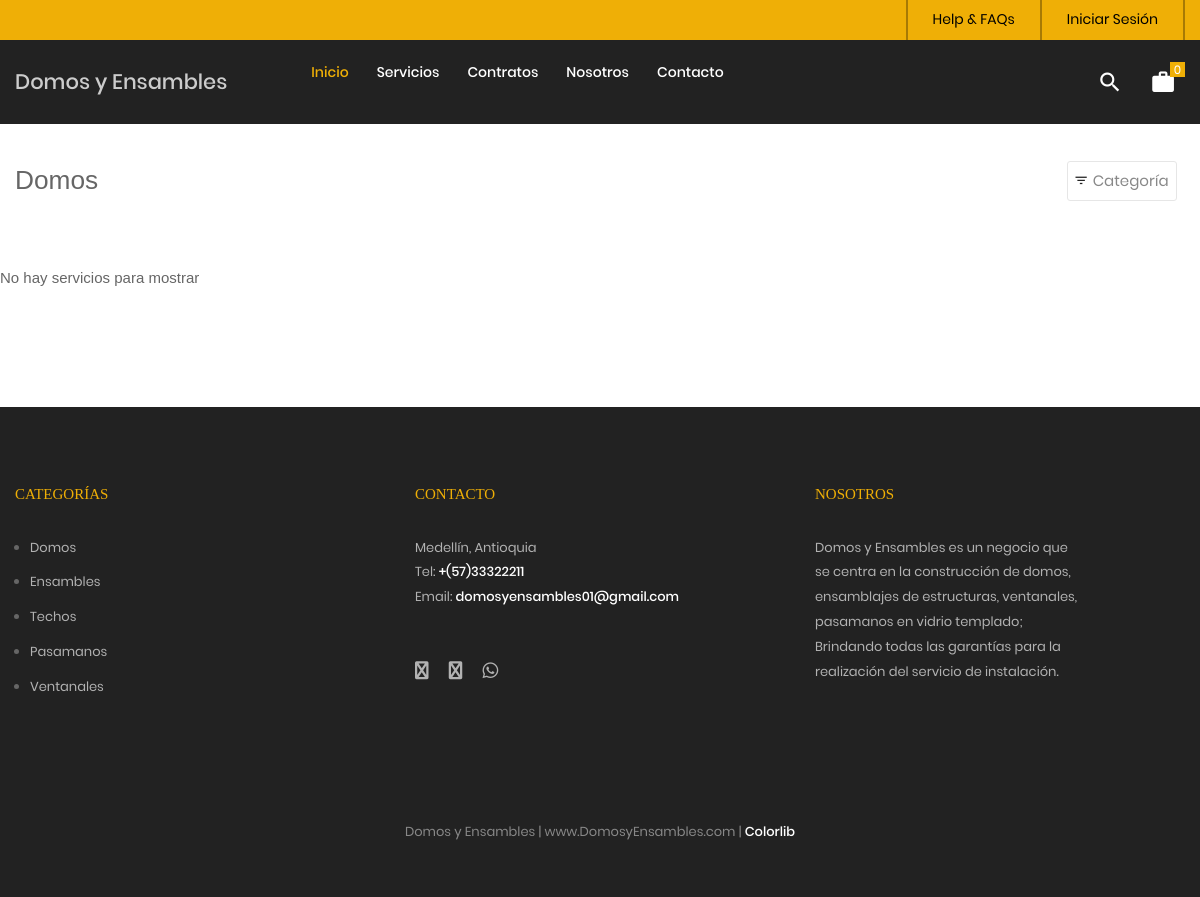
The page /tienda/categoria/1/domos on the database its author committed.
### tables this page shows
CREATE TABLE `categoria` (
  `idcategoria` bigint(20) NOT NULL,
  `nombre` varchar(255) NOT NULL,
  `descripcion` text NOT NULL,
  `portada` varchar(100) NOT NULL,
  `datecreated` datetime NOT NULL DEFAULT current_timestamp(),
  `ruta` varchar(255) NOT NULL,
  `status` int(11) NOT NULL DEFAULT 1
);

### Libraries/Core/Views.php (called while the page is built)
<?php
	class Views
	{
		function getView($controller,$view,$data="")
		{
			$controller = get_class($controller);
			if($controller == "Home"){
				$view = "Views/".$view.".php";
			}else{
				$view = "Views/".$controller."/".$view.".php";
			}
			require_once ($view);
		}
	}
 ?>

### index.php (called while the page is built, shortened)
<?php
	require_once("Helpers/Helpers.php");
	require_once("Libraries/Core/Load.php");
 ?>

### Libraries/Core/Mysql.php (called while the page is built, shortened)
<?php
	class Mysql extends Conexion
	{
		private $conexion;
		function __construct()
		{
			$this->conexion = new Conexion();
			$this->conexion = $this->conexion->conect();
		}
		public function select(string $query)
		{
			$this->strquery = $query;
        	$result = $this->conexion->prepare($this->strquery);
			$result->execute();
        	$data = $result->fetch(PDO::FETCH_ASSOC);
        	return $data;
		}
		public function select_all(string $query)
		{
			$this->strquery = $query;
        	$result = $this->conexion->prepare($this->strquery);
			$result->execute();
        	$data = $result->fetchall(PDO::FETCH_ASSOC);
        	return $data;
		}
	}
 ?>

### Libraries/Core/Conexion.php (called while the page is built)
<?php
class Conexion{
	private $conect;
	public function __construct(){
		$connectionString = "mysql:host=".DB_HOST.";dbname=".DB_NAME.";charset=".DB_CHARSET;
		try{
			$this->conect = new PDO($connectionString, DB_USER, DB_PASSWORD);
			$this->conect->setAttribute(PDO::ATTR_ERRMODE, PDO::ERRMODE_EXCEPTION);
		}catch(PDOException $e){
			$this->conect = 'Error de conexión';
		    echo "ERROR: " . $e->getMessage();
		}
	}
	public function conect(){
		return $this->conect;
	}
}
?>

### Models/TServicio.php (called while the page is built, shortened)
<?php
require_once("Libraries/Core/Mysql.php");
trait TServicio{
	public function getServiciosCategoriaT(int $idcategoria, string $ruta, $desde = null, $porpagina = null){
		$this->intIdcategoria = $idcategoria;
		$this->strRuta = $ruta;
		$where = "";
		if(is_numeric($desde) AND is_numeric($porpagina)){
			$where = " LIMIT ".$desde.",".$porpagina;
		}
		$this->con = new Mysql();
		$sql_cat = "SELECT idcategoria,nombre,ruta FROM categoria WHERE idcategoria = '{$this->intIdcategoria}'";
		$request = $this->con->select($sql_cat);
		if(!empty($request)){
			$this->strCategoria = $request['nombre'];
			$this->strRutaCategoria = $request['ruta'];
			$sql = "SELECT p.idservicio,
							p.codigo,
							p.nombre,
							p.descripcion,
							p.categoriaid,
							c.nombre as categoria,
							p.ruta
					FROM servicio p
					INNER JOIN categoria c
					ON p.categoriaid = c.idcategoria
					WHERE p.status != 0 AND p.categoriaid = $this->intIdcategoria AND c.ruta = '{$this->strRuta}'
					ORDER BY p.idservicio DESC ".$where;
					$request = $this->con->select_all($sql);
			$request = array('idcategoria' => $this->intIdcategoria,
								'ruta' => $this->strRutaCategoria,
								'categoria' => $this->strCategoria,
								'servicios' => $request
							);
		}
		return $request;
	}
}
 ?>

### Helpers/Helpers.php (called while the page is built, shortened)
<?php
	function base_url()
	{
		return BASE_URL;
	}
    function footerTienda($data="")
    {
        $view_footer = "Views/Template/footer_tienda.php";
        require_once ($view_footer);
    }
    function getCatFooter(){
        require_once ("Models/CategoriasModel.php");
        $objCategoria = new CategoriasModel();
        $request = $objCategoria->getCategoriasFooter();
        return $request;
    }
    function getInfoPage(int $idpagina){
        require_once("Libraries/Core/Mysql.php");
        $con = new Mysql();
        $sql = "SELECT * FROM post WHERE idpost = $idpagina";
        $request = $con->select($sql);
        return $request;
    }
 ?>

### Models/CategoriasModel.php (called while the page is built, shortened)
<?php
	class CategoriasModel extends Mysql
	{
		public function getCategoriasFooter(){
			$sql = "SELECT idcategoria, nombre, descripcion, portada, ruta
					FROM categoria WHERE  status = 1 AND idcategoria IN (".CAT_FOOTER.")";
			$request = $this->select_all($sql);
			if(count($request) > 0){
				for ($c=0; $c < count($request) ; $c++) {
					$request[$c]['portada'] = BASE_URL.'/Assets/images/uploads/'.$request[$c]['portada'];
				}
			}
			return $request;
		}
	}
 ?>

### Views/Template/footer_tienda.php (the view, shortened to what this page needs)
	<?php
		$catFotter = getCatFooter();
	 ?>
	<footer class="bg3 p-t-75 p-b-32">
		<div class="container">
			<div class="row">
				<div class="col-sm-6 col-lg-4 p-b-50">
					<h4 class="stext-301 cl1 p-b-30">
						Categorías
					</h4>
					<?php if(count($catFotter) > 0){ ?>
					<ul>
						<?php foreach ($catFotter as $cat) { ?>
						<li class="p-b-10">
							<a href="<?= base_url() ?>/tienda/categoria/<?= $cat['idcategoria'].'/'.$cat['ruta'] ?>" class="stext-107 cl7 hov-cl1 trans-04">
								<?= $cat['nombre'] ?>
							</a>
						</li>
						<?php } ?>
					</ul>
					<?php } ?>
				</div>
				<div class="col-sm-6 col-lg-4 p-b-50">
					<h4 class="stext-301 cl1 p-b-30">
						Contacto
					</h4>
					<p class="stext-107 cl7 size-201">
						<?= DIRECCION ?> <br>
						Tel: <a class="linkFooter" href="tel:<?= TELEMPRESA ?>"><?= TELEMPRESA ?></a><br>
						Email: <a class="linkFooter" href="mailto:<?= EMAIL_EMPRESA ?>"><?= EMAIL_EMPRESA ?></a>
					</p>
					<div class="p-t-27">
						<a href="<?= FACEBOOK ?>" target="_blanck" class="fs-18 cl7 hov-cl1 trans-04 m-r-16">
							<i class="fa fa-facebook"></i>
						</a>
						<a href="<?= INSTAGRAM ?>" target="_blanck"  class="fs-18 cl7 hov-cl1 trans-04 m-r-16">
							<i class="fa fa-instagram"></i>
						</a>
						<a href="https://wa.me/<?= WHATSAPP ?>" target="_blanck"  class="fs-18 cl7 hov-cl1 trans-04 m-r-16">
							<i class="fab fa-whatsapp"></i>
						</a>
					</div>
				</div>
				<div class="col-sm-6 col-lg-4 p-b-50">
					<h4 class="stext-301 cl1 p-b-30">
						Nosotros
					</h4>
					<p class="stext-107 cl7 size-201">
						Domos y Ensambles es un negocio que se centra en la construcción de domos, ensamblajes de estructuras, ventanales, pasamanos en vidrio templado; Brindando todas las garantías para la realización del servicio de instalación.
					</p>
				</div>
			</div>
			<div class="p-t-40">
				<p class="stext-107 cl6 txt-center">
					<?= NOMBRE_EMPESA; ?> | <?= WEB_EMPRESA; ?> | <a href="https://colorlib.com" target="_blank">Colorlib</a>
				</p>
			</div>
		</div>
	</footer>
</body>
</html>

### Views/Tienda/categoria.php (shortened to what this page needs)
<?php
$arrServicios = $data['servicios'];
 ?>
<br><br><br>
	<div class="bg0 m-t-23 p-b-140">
		<div class="container">
			<div class="flex-w flex-sb-m p-b-52">
				<div class="flex-w flex-l-m filter-tope-group m-tb-10">
					<h3><?= $data['page_title']; ?></h3>
				</div>
				<div class="flex-w flex-c-m m-tb-10">
					<div class="flex-c-m stext-106 cl6 size-104 bor4 pointer hov-btn3 trans-04 m-r-8 m-tb-4 js-show-filter">
						<i class="icon-filter cl2 m-r-6 fs-15 trans-04 zmdi zmdi-filter-list"></i>
						 Categoría &nbsp;
					</div>
				</div>
			</div>
			<div class="row isotope-grid">
			<?php
			if(!empty($arrServicios)){
				for ($p=0; $p < count($arrServicios); $p++) {
					$ruta = $arrServicios[$p]['ruta'];
					if(count($arrServicios[$p]['images']) > 0 ){
						$portada = $arrServicios[$p]['images'][0]['url_image'];
					}else{
						$portada = media().'/images/uploads/product.png';
					}
			 ?>
				<div class="col-sm-6 col-md-4 col-lg-3 p-b-35 isotope-item women">
					<div class="block2">
						<div class="block2-pic hov-img0">
							<img src="<?= $portada ?>" alt="<?= $arrServicios[$p]['nombre'] ?>">
							<a href="<?= base_url().'/tienda/servicio/'.$arrServicios[$p]['idservicio'].'/'.$ruta; ?>" class="block2-btn flex-c-m stext-103 cl2 size-102 bg0 bor2 hov-btn1 p-lr-15 trans-04">
								Ver servicio
							</a>
						</div>
						<div class="block2-txt flex-w flex-t p-t-14">
							<div class="block2-txt-child1 flex-col-l ">
								<a href="<?= base_url().'/tienda/servicio/'.$arrServicios[$p]['idservicio'].'/'.$ruta; ?>" class="stext-104 cl4 hov-cl1 trans-04 js-name-b2 p-b-6">
									<?= $arrServicios[$p]['nombre'] ?>
								</a>
							</div>
							<div class="block2-txt-child2 flex-r p-t-3">
								<a href="#"
								 id="<?= openssl_encrypt($arrServicios[$p]['idservicio'],METHODENCRIPT,KEY); ?>"
								 class="btn-addwish-b2 dis-block pos-relative js-addwish-b2 js-addcart-detail
								 icon-header-item cl2 hov-cl1 trans-04 p-l-22 p-r-11
								 ">
									<i class="zmdi zmdi zmdi-plus"></i>
								</a>
							</div>
						</div>
					</div>
				</div>
			<?php
				}
			}else{
				?>
			<p>No hay servicios para mostrar <a href="<?= base_url() ?>/tienda"> Ver servicios</a></p>
			<?php
			}
			?>
			</div>
		</div>
	</div>
<?php
	footerTienda($data);
?>

### Assets/tienda/css/main.css (style rules this page uses)
.container { max-width: 1380px; }
@media (max-width: 1600px) { .container { max-width: 1200px; } }
.container p { margin-bottom: 20px; }
.container ul, .container ol { margin-left: 15px; margin-bottom: 20px; }
.container ul, .container ul li { list-style: initial; }
.cl1 { color: #EFAF06; }
.cl2 { color: #222 }
.cl6 { color: #888; }
.cl7 { color: #b2b2b2; }
.stext-106 { font-family: Poppins-Regular; font-size: 15px; line-height: 1.2; }
.stext-107 { font-family: Poppins-Regular; font-size: 13px; line-height: 1.923; }
.stext-301 { font-family: Montserrat-Bold; font-size: 15px; line-height: 1.6; text-transform: uppercase; }
.size-104 { min-width: 94px; height: 40px; }
.size-201 { max-width: 270px; }
.bg0 { background-color: #fff; }
.bg3 { background-color: #222; }
.bor4 { border: 1px solid #e6e6e6; border-radius: 3px; }
.linkFooter { color: #FFF !important; }

### rows shown on the page
categoria: nombre "Domos"
categoria: nombre "Ensambles"
categoria: nombre "Techos"
categoria: nombre "Pasamanos"
categoria: nombre "Ventanales"

### other values the page prints
DIRECCION "Medellín, Antioquia"
TELEMPRESA "+(57)33322211"
EMAIL_EMPRESA "domosyensambles01@gmail.com"
NOMBRE_EMPESA "Domos y Ensambles"
WEB_EMPRESA "www.DomosyEnsambles.com"
